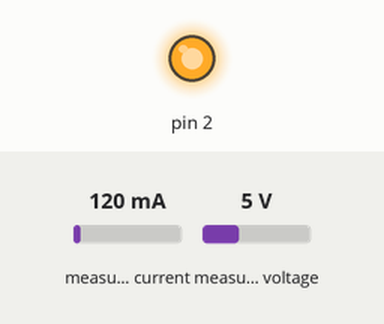
A sketch run on a simulated Arduino Uno, built with avr-gcc and run on an emulated ATmega328P. On the bench: output pins drawn as LEDs (lit = HIGH). Inputs (shaded band) come from the test bench; at power-on: measured current 120 mA, measured voltage 5 V. What the sketch prints to the serial monitor is not drawn.

Above: at 0.1 s.
Timing chart, 0 to 1.6 s (numbered marks = the images above):
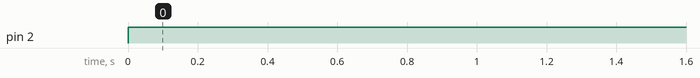

The sketch:

sensor-current-INA219.ino
```cpp
#include <Wire.h>
#include <Adafruit_INA219.h>

Adafruit_INA219 ina219;

void setup()
{
 Serial.begin(9600);

 Serial.println("Measuring voltage and current with INA219 ...");
 ina219.begin();
 pinMode(2,OUTPUT);
}

void loop()
{
 digitalWrite(2,HIGH);
 float shuntvoltage = 0;
 float busvoltage = 0;
 float current_mA = 0;
 float loadvoltage = 0;
 float power = 0;

 shuntvoltage = ina219.getShuntVoltage_mV();
 busvoltage = ina219.getBusVoltage_V();
 current_mA = ina219.getCurrent_mA();
 loadvoltage = busvoltage + (shuntvoltage / 1000);
 power = current_mA * loadvoltage;

 Serial.print("Bus Voltage: "); Serial.print(busvoltage); Serial.println(" V");
 Serial.print("Shunt Voltage: "); Serial.print(shuntvoltage); Serial.println(" mV");
 Serial.print("Load Voltage: "); Serial.print(loadvoltage); Serial.println(" V");
 Serial.print("Current: "); Serial.print(current_mA); Serial.println(" mA");
 Serial.print("Power: "); Serial.print(power); Serial.println(" mW");
 Serial.println("");

 delay(5000);
}
```

Measured:
- by itself, pin 2: LOW → HIGH at 0.00 s
